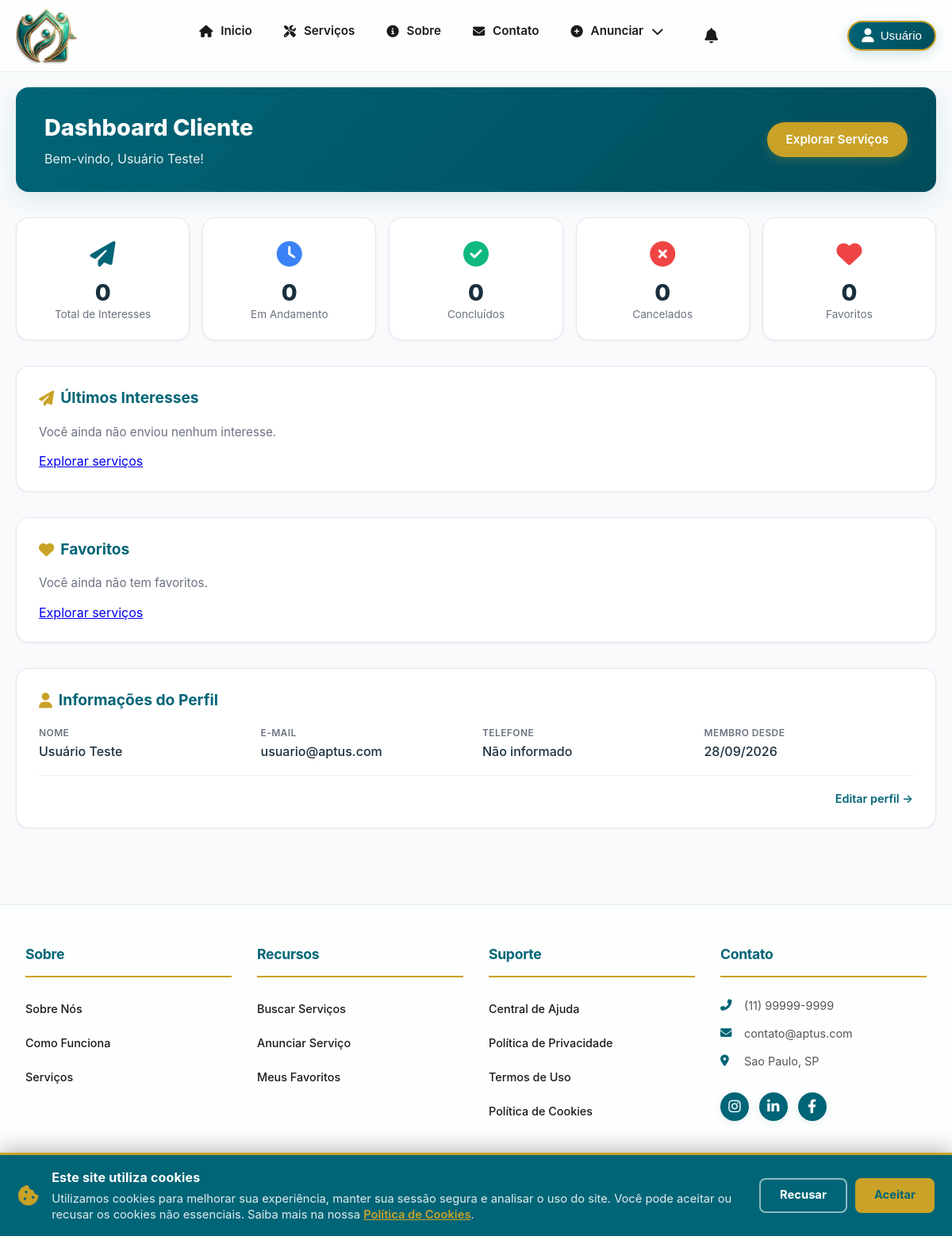
/cliente (signed in), run on the app's committed database.
### tables this page shows
CREATE TABLE usuario (
    id_usuario INT PRIMARY KEY AUTO_INCREMENT,
    id_perfil INT NOT NULL DEFAULT 3,
    nome VARCHAR(150) NOT NULL,
    email VARCHAR(100) UNIQUE NOT NULL,
    senha VARCHAR(255) NOT NULL,
    telefone VARCHAR(15),
    whatsapp VARCHAR(15) NULL COMMENT 'usado para gerar o link https://wa.me/... (RF08)',
    cpf_cnpj VARCHAR(20) UNIQUE,
    data_nascimento DATE,
    foto_perfil VARCHAR(255),
    bio TEXT,
    cidade VARCHAR(100),
    estado CHAR(2),
    nota_media DECIMAL(3,2) DEFAULT 0,
    total_avaliacoes INT DEFAULT 0,
    ativo BOOLEAN DEFAULT TRUE,
    banido BOOLEAN DEFAULT FALSE,
    motivo_banimento VARCHAR(255) NULL,
    data_banimento DATETIME NULL,
    id_moderador_banimento INT NULL,
    token_verificacao VARCHAR(64) NULL,
    email_verificado BOOLEAN DEFAULT FALSE,
    data_verificacao DATETIME NULL,
    remember_token VARCHAR(64) NULL,
    data_criacao TIMESTAMP DEFAULT CURRENT_TIMESTAMP,
    data_atualizacao TIMESTAMP DEFAULT CURRENT_TIMESTAMP ON UPDATE CURRENT_TIMESTAMP,
    FOREIGN KEY (id_perfil) REFERENCES perfil(id_perfil),
    FOREIGN KEY (id_moderador_banimento) REFERENCES usuario(id_usuario),
    INDEX idx_remember_token (remember_token)
);

CREATE TABLE configuracao (
    id_configuracao INT PRIMARY KEY AUTO_INCREMENT,
    chave VARCHAR(80) NOT NULL UNIQUE,
    valor TEXT NULL,
    data_criacao TIMESTAMP DEFAULT CURRENT_TIMESTAMP,
    data_atualizacao TIMESTAMP DEFAULT CURRENT_TIMESTAMP ON UPDATE CURRENT_TIMESTAMP,
    INDEX idx_chave (chave)
);

### app/Views/cliente/dashboard.php (the view, shortened to what the rows shown need)
<?php
require_once __DIR__ . '/../layouts/header.php';
require_once __DIR__ . '/../layouts/nav.php';
$usuario     = $_SESSION['usuario'] ?? null;
$usuarioData = $usuarioData ?? [];
?>
<div class="cliente-dashboard">
    <div class="dashboard-header">
        <div>
            <h1>Dashboard Cliente</h1>
            <p>Bem-vindo, <?= htmlspecialchars($usuario['nome'] ?? '') ?>!</p>
        </div>
    </div>
    <div class="card">
        <div class="perfil-info-grid">
            <div><span class="label">Nome</span><span class="value"><?= htmlspecialchars($usuarioData['nome'] ?? '') ?></span></div>
            <div><span class="label">E-mail</span><span class="value"><?= htmlspecialchars($usuarioData['email'] ?? '') ?></span></div>
            <div><span class="label">Telefone</span><span class="value"><?= htmlspecialchars($usuarioData['telefone'] ?? 'Não informado') ?></span></div>
            <div><span class="label">Membro desde</span><span class="value"><?= date('d/m/Y', strtotime($usuarioData['data_criacao'] ?? 'now')) ?></span></div>
        </div>
    </div>
</div>
<?php require_once __DIR__ . '/../layouts/footer.php'; ?>

### app/Views/layouts/nav.php (shortened to what the rows shown need)
<?php
$usuario = $_SESSION['usuario'] ?? null;
if ($usuario) {
    $nomeUsuario = $usuario['nome'] ?? 'Usuario';
} else {
    $nomeUsuario = null;
    $role = null;
    $totalNotificacoes = 0;
}
?>
<nav class="navbar">
    <div class="navbar-perfil">
        <?php if ($usuario): ?>
            <button class="btn-perfil-navbar" id="btnPerfilNavbar">
                <i class="fas fa-user"></i>
                <span><?php echo htmlspecialchars(explode(' ', $nomeUsuario)[0]); ?></span>
            </button>
        <?php else: ?>
            <a href="/Aptus/login" class="btn-login-navbar">
                <i class="fas fa-sign-in-alt"></i> Logar
            </a>
        <?php endif; ?>
    </div>
</nav>

### app/Views/layouts/footer.php (shortened to what the rows shown need)
<?php
require_once __DIR__ . '/../../Models/Configuracao.php';
$__cfg = new Configuracao();
$__siteTelefone = $__cfg->get('site_telefone') ?: '(11) 99999-9999';
$__siteEmail    = $__cfg->get('site_email')    ?: 'contato@aptus.com';
$__siteEndereco = $__cfg->get('site_endereco') ?: 'São Paulo, SP';
?>
<footer class="footer-moderno">
    <div class="footer-container">
        <div class="footer-grid">
            <div class="footer-col">
                <h3 class="footer-titulo">Contato</h3>
                <div class="footer-contato">
                    <i class="fas fa-phone-alt"></i> <?= htmlspecialchars($__siteTelefone) ?>
                </div>
                <div class="footer-contato">
                    <i class="fas fa-envelope"></i> <?= htmlspecialchars($__siteEmail) ?>
                </div>
                <div class="footer-contato">
                    <i class="fas fa-map-marker-alt"></i> <?= htmlspecialchars($__siteEndereco) ?>
                </div>
                <div class="footer-social">
                    <a href="#" aria-label="Instagram"><i class="fab fa-instagram"></i></a>
                    <a href="#" aria-label="LinkedIn"><i class="fab fa-linkedin-in"></i></a>
                    <a href="#" aria-label="Facebook"><i class="fab fa-facebook-f"></i></a>
                </div>
            </div>
        </div>
    </div>
</footer>
</body>
</html>

### data on the page
usuario: nome "Usuário", nome "Usuário Teste", email "usuario@aptus.com", telefone "Não informado", data_criacao "28/09/2026"
configuracao: valor "(11) 99999-9999"
configuracao: valor "contato@aptus.com"
configuracao: valor "Sao Paulo, SP"

### other printed values
$totalInteresses "0"
$interessesAtivos "0"
$interessesConcluidos "0"
$interessesCancelados "0"
$totalFavoritos "0"
